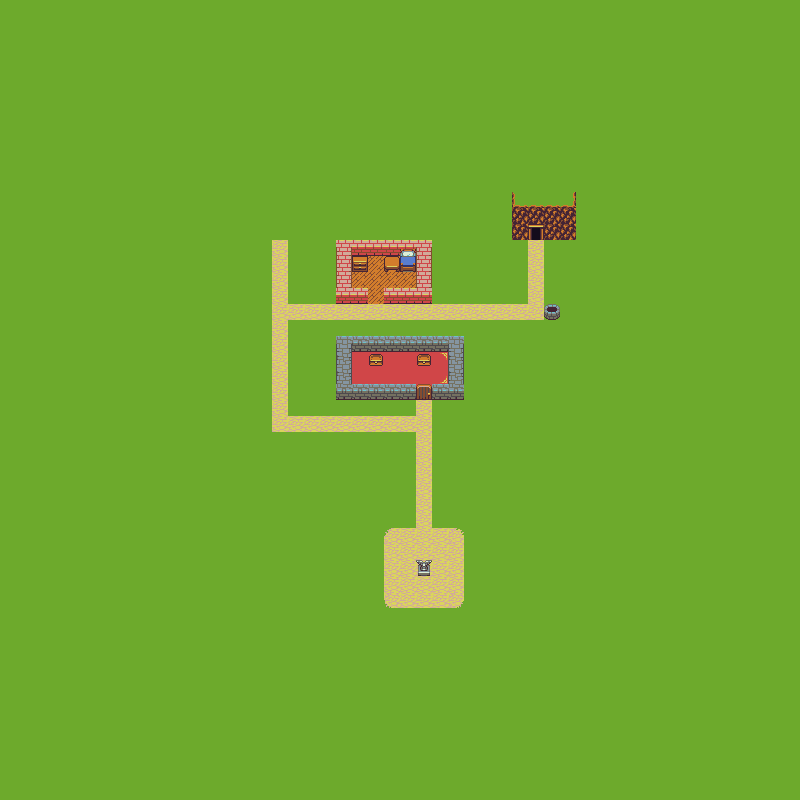

Tiled map render using the project's own tile images. Description and the map definition, with tile-layer contents summarised, below:
An orthogonal 50x50 tile map with 16x16 px tiles, 1 tile layer (Tile Layer 1) and 18 objects.

<map version="1.8" tiledversion="1.8.0" orientation="orthogonal" renderorder="right-down" width="50" height="50" tilewidth="16" tileheight="16" infinite="0" nextlayerid="7" nextobjectid="76">
 <tileset firstgid="1" source="tileset.tsx" />
 <layer id="1" name="Tile Layer 1" width="50" height="50">
  <data>[2500 cells, 2500 non-empty, 83 distinct tile ids]</data>
 </layer>
 <objectgroup id="3" name="Collision">
  <object id="8" x="336" y="336" width="128" height="16" />
  <object id="9" x="448" y="352" width="16" height="48" />
  <object id="10" x="336" y="352" width="16" height="48" />
  <object id="11" x="352" y="384" width="64" height="16" />
  <object id="12" x="432" y="384" width="16" height="16" />
  <object id="16" x="416" y="560" width="16" height="16" />
  <object id="46" x="336" y="240" width="96" height="16" />
  <object id="47" x="336" y="256" width="16" height="48" />
  <object id="48" x="352" y="288" width="16" height="16" />
  <object id="49" x="384" y="288" width="48" height="16" />
  <object id="50" x="416" y="256" width="16" height="32" />
  <object id="52" x="544" y="304" width="16" height="16" />
  <object id="58" x="512" y="208" width="16" height="32" />
  <object id="67" x="544" y="208" width="32" height="32" />
  <object id="68" x="528" y="208" width="16" height="16" />
 </objectgroup>
 <objectgroup id="4" name="Spawns" />
 <objectgroup id="5" name="Warps">
  <object id="75" x="528" y="224" width="16" height="16">
   <properties>
    <property name="MapDestination" value="LevelScreen1" />
    <property name="WarpDestination" value="OriginalExitExit" />
   </properties>
  </object>
 </objectgroup>
 <objectgroup id="6" name="WarpExit">
  <object id="72" x="528" y="240" width="16" height="16">
   <properties>
    <property name="Name" value="CaveExit" />
   </properties>
  </object>
  <object id="74" x="448" y="304" width="16" height="16">
   <properties>
    <property name="Name" value="PlayerSpawn" />
   </properties>
  </object>
 </objectgroup>
</map>
